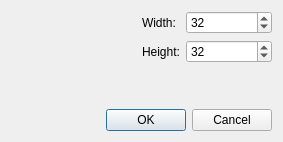
<?xml version="1.0" encoding="UTF-8"?>
<ui version="4.0">
 <class>CreateSpriteDialog</class>
 <widget class="QDialog" name="CreateSpriteDialog">
  <property name="geometry">
   <rect>
    <x>0</x>
    <y>0</y>
    <width>283</width>
    <height>142</height>
   </rect>
  </property>
  <property name="windowTitle">
   <string>Create a new sprite</string>
  </property>
  <layout class="QVBoxLayout" name="verticalLayout">
   <item>
    <layout class="QHBoxLayout" name="horizontalLayout" stretch="1,1">
     <item>
      <spacer name="horizontalSpacer">
       <property name="orientation">
        <enum>Qt::Horizontal</enum>
       </property>
       <property name="sizeHint" stdset="0">
        <size>
         <width>40</width>
         <height>20</height>
        </size>
       </property>
      </spacer>
     </item>
     <item>
      <layout class="QFormLayout" name="formLayout">
       <item row="0" column="0">
        <widget class="QLabel" name="labelWidth">
         <property name="text">
          <string>Width:</string>
         </property>
         <property name="buddy">
          <cstring>spinBoxWidth</cstring>
         </property>
        </widget>
       </item>
       <item row="1" column="0">
        <widget class="QLabel" name="labelHeight">
         <property name="text">
          <string>Height:</string>
         </property>
         <property name="buddy">
          <cstring>spinBoxHeight</cstring>
         </property>
        </widget>
       </item>
       <item row="0" column="1">
        <widget class="QSpinBox" name="spinBoxWidth">
         <property name="minimum">
          <number>0</number>
         </property>
         <property name="maximum">
          <number>2147483647</number>
         </property>
         <property name="value">
          <number>32</number>
         </property>
        </widget>
       </item>
       <item row="1" column="1">
        <widget class="QSpinBox" name="spinBoxHeight">
         <property name="maximum">
          <number>2147483647</number>
         </property>
         <property name="value">
          <number>32</number>
         </property>
        </widget>
       </item>
      </layout>
     </item>
    </layout>
   </item>
   <item>
    <widget class="QDialogButtonBox" name="buttonBox">
     <property name="orientation">
      <enum>Qt::Horizontal</enum>
     </property>
     <property name="standardButtons">
      <set>QDialogButtonBox::Cancel|QDialogButtonBox::Ok</set>
     </property>
    </widget>
   </item>
  </layout>
 </widget>
 <resources/>
 <connections>
  <connection>
   <sender>buttonBox</sender>
   <signal>accepted()</signal>
   <receiver>CreateSpriteDialog</receiver>
   <slot>accept()</slot>
   <hints>
    <hint type="sourcelabel">
     <x>248</x>
     <y>254</y>
    </hint>
    <hint type="destinationlabel">
     <x>157</x>
     <y>274</y>
    </hint>
   </hints>
  </connection>
  <connection>
   <sender>buttonBox</sender>
   <signal>rejected()</signal>
   <receiver>CreateSpriteDialog</receiver>
   <slot>reject()</slot>
   <hints>
    <hint type="sourcelabel">
     <x>316</x>
     <y>260</y>
    </hint>
    <hint type="destinationlabel">
     <x>286</x>
     <y>274</y>
    </hint>
   </hints>
  </connection>
 </connections>
</ui>
